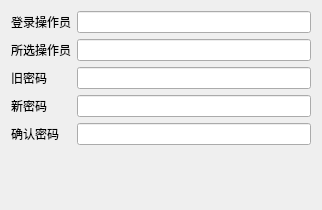
<?xml version="1.0" encoding="UTF-8"?>
<ui version="4.0">
 <class>w_m_member_pwdchange_Dialog</class>
 <widget class="QDialog" name="w_m_member_pwdchange_Dialog">
  <property name="geometry">
   <rect>
    <x>0</x>
    <y>0</y>
    <width>322</width>
    <height>210</height>
   </rect>
  </property>
  <property name="windowTitle">
   <string>Dialog</string>
  </property>
  <layout class="QVBoxLayout" name="verticalLayout">
   <item>
    <layout class="QGridLayout" name="gridLayout">
     <item row="0" column="0">
      <widget class="QLabel" name="label_5">
       <property name="text">
        <string>登录操作员</string>
       </property>
      </widget>
     </item>
     <item row="0" column="1">
      <widget class="QLineEdit" name="lineEdit_login_operator"/>
     </item>
     <item row="1" column="0">
      <widget class="QLabel" name="label_4">
       <property name="text">
        <string>所选操作员</string>
       </property>
      </widget>
     </item>
     <item row="1" column="1">
      <widget class="QLineEdit" name="lineEdit_cur_operator"/>
     </item>
     <item row="2" column="0">
      <widget class="QLabel" name="label">
       <property name="text">
        <string>旧密码</string>
       </property>
      </widget>
     </item>
     <item row="2" column="1">
      <widget class="QLineEdit" name="lineEdit_oldpwd"/>
     </item>
     <item row="3" column="0">
      <widget class="QLabel" name="label_2">
       <property name="text">
        <string>新密码</string>
       </property>
      </widget>
     </item>
     <item row="3" column="1">
      <widget class="QLineEdit" name="lineEdit_newpwd"/>
     </item>
     <item row="4" column="0">
      <widget class="QLabel" name="label_3">
       <property name="text">
        <string>确认密码</string>
       </property>
      </widget>
     </item>
     <item row="4" column="1">
      <widget class="QLineEdit" name="lineEdit_newpwd2"/>
     </item>
    </layout>
   </item>
   <item>
    <widget class="lds_toolbar" name="widget"/>
   </item>
  </layout>
 </widget>
 <customwidgets>
  <customwidget>
   <class>lds_toolbar</class>
   <extends>QFrame</extends>
   <header>lds_toolbar.h</header>
   <container>1</container>
  </customwidget>
 </customwidgets>
 <resources/>
 <connections/>
</ui>
